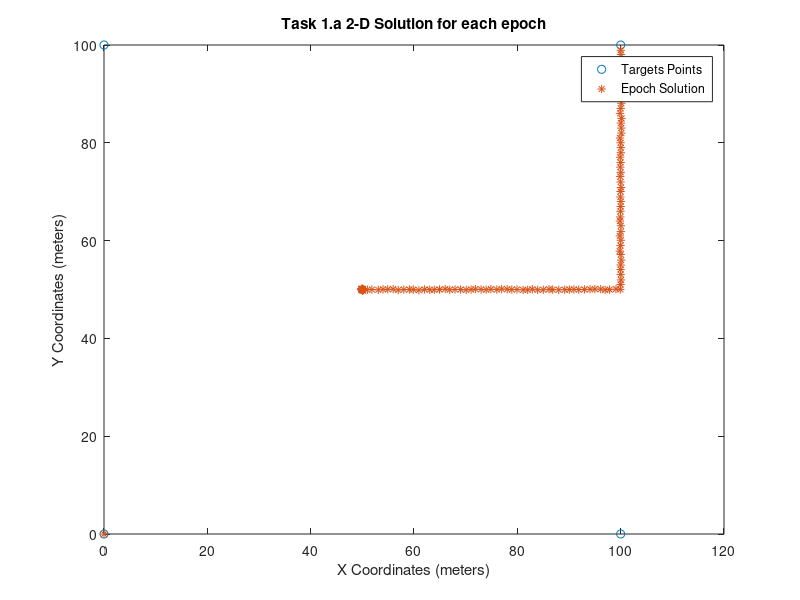
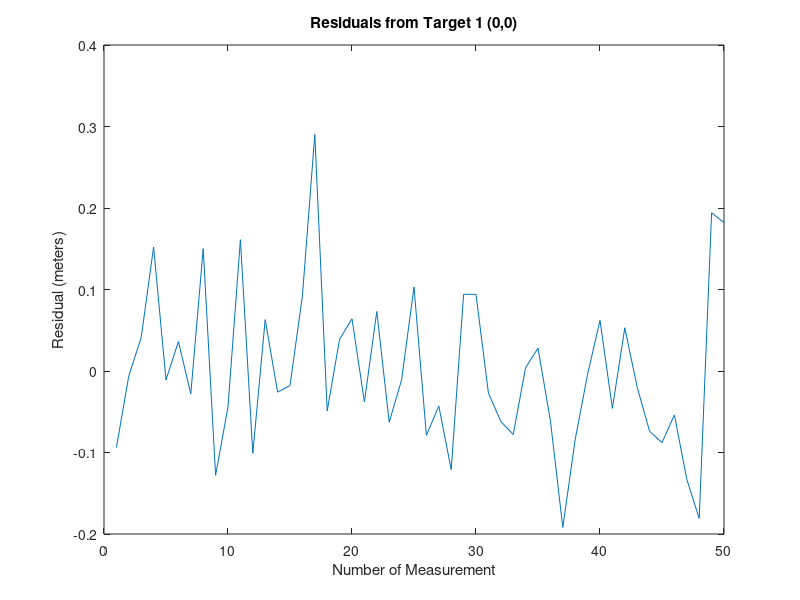
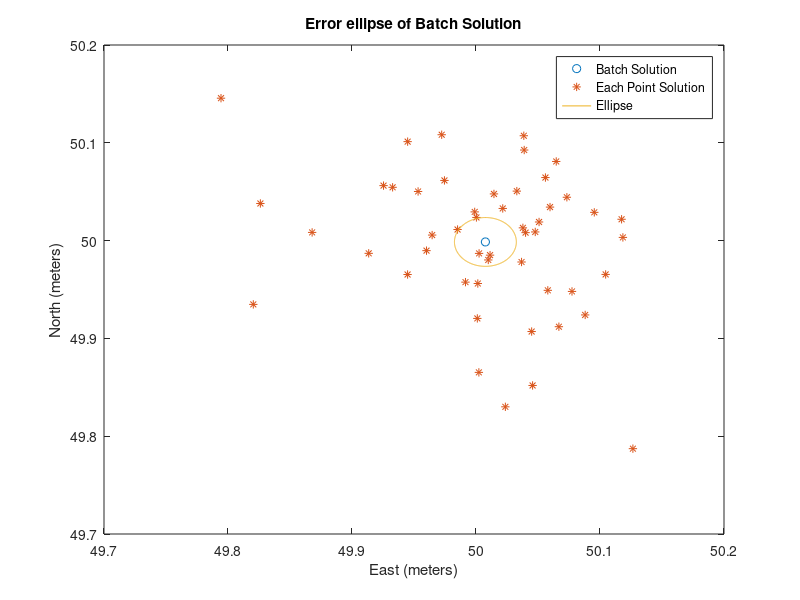
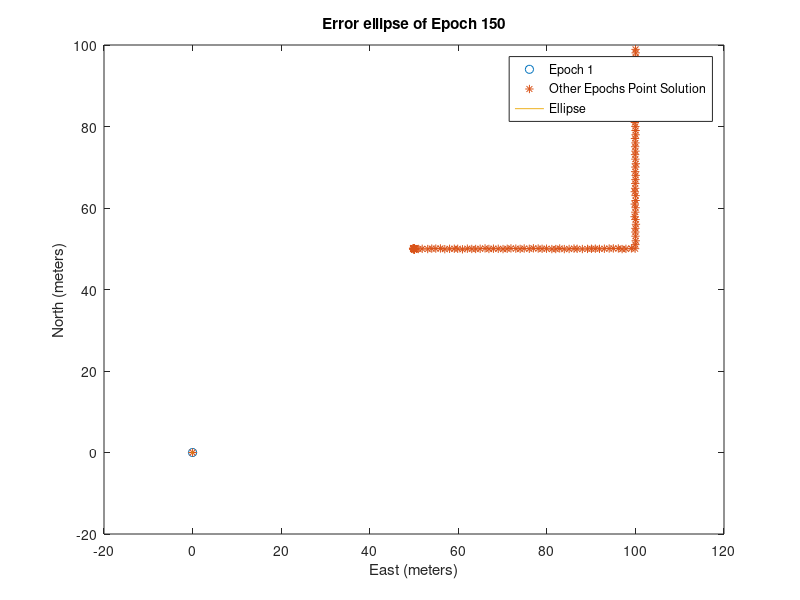

These charts were generated, in order, by the following MATLAB code: (Note: this script raises an error after producing the figures.)
% Author: Juan Carlos Terrazas Borbon
% Last Update: 2018-02-01
% Course: ENGO 585
% Lab: 2

% ---------------------Purpose of Code-------------------------------------
% The purpose of this code is to able to perform the 3 task required to
% perfom in the lab handout which involves Parametric Least Squares 
% adjustment, Summation of Normal, Sequential LS and Kalman Filter 

% Clear variables, close figure and command
clc
clear all
close all

% Read the file with data and extract its data
ranges = load('Lab2data.txt');

% Given Target Coordinates in meters
 targets = [0,0; 100,0; 100,100; 0,100];

%% Task 1: Batch Parametric Least Squares
est_coords = [50, 50];
P = diag(ones(4,1));

% 1.a Compute 2-D Solution for each epoch----------------------------------
x_hat_1_a = zeros(150,2);
for i = 1 : length(ranges)
    thres = 0;
    while thres == 0
        % Obtain the A matrix
        A = zeros(4,2); 
        for j = 1 : 4
            A(j, 1) = (est_coords(1) - targets(j, 1)) / ranges(i, j + 1);
            A(j, 2) = (est_coords(2) - targets(j, 2)) / ranges(i, j + 1);
        end
        
        % Compute w Matrix
        w= zeros(4,1);
        for j = 1 : 4 
            w(j, 1) = sqrt((targets(j, 1) - est_coords(1))^2 + ...
                (targets(j, 2) - est_coords(2))^2) - ranges(i, j + 1);
        end
        
        % Compute N Matrix and obtain the delta values
        N = A' * P * A;
        delta = -1 * inv(N) * A' * P * w;
        
        % check 
        if abs(delta(1)) < 0.0001 && abs(delta(2)) < 0.0001
           thres = 1;     
        else
           est_coords = [est_coords(1) + delta(1),est_coords(2) + delta(2)];
        end
    end
    x_hat_1_a(i,:) = [est_coords(1) + delta(1),est_coords(2) + delta(2)];
    est_coords = [est_coords(1) + delta(1),est_coords(2) + delta(2)];
end

figure
plot(targets(:,1), targets(:,2),'o')
hold on
plot(x_hat_1_a(:,1), x_hat_1_a(:,2),'*');
hold off
title('Task 1.a 2-D Solution for each epoch')
xlabel('X Coordinates (meters)')
ylabel('Y Coordinates (meters)')
legend('Targets Points', 'Epoch Solution')

% 1.b Batch Solution-------------------------------------------------------
est_coords = [50, 50];
A_b = zeros(50*4,2);
w_b= zeros(50*4,1);
P_b = diag(ones(50*4,1));
thres = 0;
while thres == 0
    for i = 1: 50
        % Obtain the A matrix
        for j = 1 : 4
            A_b((i-1)*4+j, 1) = (est_coords(1) - targets(j, 1)) / ranges(i, j + 1);
            A_b((i-1)*4+j, 2) = (est_coords(2) - targets(j, 2)) / ranges(i, j + 1);
        end

        % Compute w Matrix
        for j = 1 : 4 
            w_b((i-1)*4+j, 1) = sqrt((targets(j, 1) - est_coords(1))^2 + ...
                (targets(j, 2) - est_coords(2))^2) - ranges(i, j + 1);
        end
    end
    % Compute N Matrix and obtain the delta values
    N = A_b' * P_b * A_b;
    delta = -1 * inv(N) * A_b' * P_b * w_b;
    
    % Check for delta and if threshold passes obtain coordinates
    if abs(delta(1)) < 0.0001 && abs(delta(2)) < 0.0001
        thres = 1;
        x_hat_1_b = [est_coords(1) + delta(1),est_coords(2) + delta(2)];
    else
        est_coords = [est_coords(1) + delta(1),est_coords(2) + delta(2)];
    end
end

% 1.c Plot Residuals-------------------------------------------------------
res = A_b * delta + w_b;

figure
plot(1:1:50, res(1:4:200,1))
title('Residuals from Target 1 (0,0)')
xlabel('Number of Measurement')
ylabel('Residual (meters)')

Apos =(res' * P_b * res)/(200-2);%aposteriori

C_x = Apos * inv(A_b' * P_b * A_b);%covariance matrix

% 1.d Error Ellipse--------------------------------------------------------
a = sqrt(0.5 * (C_x(1,1) + C_x(2,2)) + sqrt((1/4) * (C_x(1,1) - C_x(2,2))^2 ...
    + C_x(1,2)^2))* 2.45;

b = sqrt(0.5 * (C_x(1,1) + C_x(2,2)) - sqrt((1/4) * (C_x(1,1) - C_x(2,2))^2 ...
    + C_x(1,2)^2)) * 2.45;

azimuth = 0.5* atan((2 * C_x(1,2))/(C_x(1,1) - C_x(2,2)));

alpha = (azimuth) * pi/180;
t = [-0.01:0.01:2*pi];

%Obtain ellipse coordinates

ellipse_x =  (sin(alpha)*(a*cos(t)) - cos(alpha)*(b*sin(t))) + x_hat_1_b(1);
ellipse_y =  (cos(alpha)*(a*cos(t)) + sin(alpha)*(b*sin(t))) + x_hat_1_b(2);

figure
plot(x_hat_1_b(1),x_hat_1_b(2), 'o')
hold on
plot(x_hat_1_a(1:50,1),x_hat_1_a(1:50,2), '*')
plot(ellipse_x, ellipse_y)
title('Error ellipse of Batch Solution')
legend('Batch Solution', 'Each Point Solution', 'Ellipse')
xlabel('East (meters)')
ylabel('North (meters)')

% 1.d Error Ellipse of a single point--------------------------------------
res = A * delta + w;%residuals
Apos =(res' * P * res)/(4-2);%aposteriori
C_x = Apos * inv(A' * P * A);%covariance matrix

a = sqrt(0.5 * (C_x(1,1) + C_x(2,2)) + sqrt((1/4) * (C_x(1,1) - C_x(2,2))^2 ...
    + C_x(1,2)^2))* 2.45;

b = sqrt(0.5 * (C_x(1,1) + C_x(2,2)) - sqrt((1/4) * (C_x(1,1) - C_x(2,2))^2 ...
    + C_x(1,2)^2)) * 2.45;

azimuth = 0.5* atan((2 * C_x(1,2))/(C_x(1,1) - C_x(2,2)));

alpha = (azimuth) * pi/180;
t = [-0.01:0.01:2*pi];

%Obtain ellipse coordinates
ellipse_x =  (sin(alpha)*(a*cos(t)) - cos(alpha)*(b*sin(t))) + x_hat_1_a(150,1);
ellipse_y =  (cos(alpha)*(a*cos(t)) + sin(alpha)*(b*sin(t))) + x_hat_1_a(150,2);

figure
plot(x_hat_1_a(150,1),x_hat_1_a(150,2), 'o')
hold on
plot(x_hat_1_a(1:150,1),x_hat_1_a(1:150,2), '*')
plot(ellipse_x, ellipse_y)
title('Error ellipse of Epoch 150')
legend('Epoch 1', 'Other Epochs Point Solution', 'Ellipse')
xlabel('East (meters)')
ylabel('North (meters)')

%% Task 2: Summation of Normals and Sequential LS
% 2.a Summation of Normal of 1.b
est_coords = [50, 50];
N = zeros(2,2);
u = zeros(2,1);

for i = 1: 50
    % Obtain the A matrix
    A = zeros(4,2); 
    for j = 1 : 4
        A(j, 1) = (est_coords(1) - targets(j, 1)) / ranges(i, j + 1);
        A(j, 2) = (est_coords(2) - targets(j, 2)) / ranges(i, j + 1);
    end

    % Compute N Matrix
    N = N + (A' * P * A);
    
    % Compute w Matrix
    w= zeros(4,1);
    for j = 1 : 4 
        w(j, 1) = sqrt((targets(j, 1) - est_coords(1))^2 + ...
            (targets(j, 2) - est_coords(2))^2) - ranges(i, j + 1);
    end
    
    % Compute U Matrix
    u = u + (A'*P*w);
end

delta = -1 * inv(N)* u;

x_hat_2_a = [est_coords(1) + delta(1), est_coords(2) + delta(2)];

% 2.b Sequential Least Squares of 1.b
est_coords = [50, 50];
for i = 1:50
    % Obtain the A matrix
    A = zeros(4,2); 
    for j = 1 : 4
        A(j, 1) = (est_coords(1) - targets(j, 1)) / ranges(i, j + 1);
        A(j, 2) = (est_coords(2) - targets(j, 2)) / ranges(i, j + 1);
    end

    % Compute w Matrix
    w= zeros(4,1);
    for j = 1 : 4 
        w(j, 1) = sqrt((targets(j, 1) - est_coords(1))^2 + ...
            (targets(j, 2) - est_coords(2))^2) - ranges(i, j + 1);
    end

    if i==1
        % Compute N Matrix and obtain the delta values for first observation
        N = A' * P * A;
        delta = -1 * inv(N) * A' * P * w;

    else
        % Sequential LS
        K = inv(N) * A' * inv(P + A*inv(N)*A');
        delta = delta - K*(A*delta + w);
        N = inv(inv(N) - K*A*inv(N));
    end
end
x_hat_2_b = [est_coords(1) + delta(1),est_coords(2) + delta(2)];

%% Task 3: Kalman Filtering
% 3.a Sequential Least Squares of whole data
est_coords = [50, 50];
for i = 1:150
    % Obtain the A matrix
    A = zeros(4,2); 
    for j = 1 : 4
        A(j, 1) = (est_coords(1) - targets(j, 1)) / ranges(i, j + 1);
        A(j, 2) = (est_coords(2) - targets(j, 2)) / ranges(i, j + 1);
    end

    % Compute w Matrix
    w= zeros(4,1);
    for j = 1 : 4 
        w(j, 1) = sqrt((targets(j, 1) - est_coords(1))^2 + ...
            (targets(j, 2) - est_coords(2))^2) - ranges(i, j + 1);
    end

    if i==1
        % Compute N Matrix and obtain the delta values for first observation
        N = A' * P * A;
        delta = -1 * inv(N) * A' * P * w;
        x_hat_3_a(i,:) = [est_coords(1) + delta(1),est_coords(2) + delta(2)];
    else
        % Sequential LS
        K = inv(N) * A' * inv(P + A*inv(N)*A');
        delta = delta - K*(A*delta + w);
        N = inv(inv(N) - K*A*inv(N));
        x_hat_3_a(i,:) = [est_coords(1) + delta(1),est_coords(2) + delta(2)];
        
        % Comment or Uncomment to see the kinematic results difference
%         if i >50
%             est_coords = [est_coords(1) + delta(1),est_coords(2) + delta(2)];
%         end
    end
end
figure
plot(x_hat_3_a(:,1), x_hat_3_a(:,2), '*')
title('3.a Sequential Least Square results of all data')
xlabel('East (meters)')
ylabel('North (meters)')

% 3.b Kalman Filter of whole data
est_coords = [50, 50];
for i = 1:150
    % Obtain the A matrix
    A = zeros(4,2); 
    for j = 1 : 4
        A(j, 1) = (est_coords(1) - targets(j, 1)) / ranges(i, j + 1);
        A(j, 2) = (est_coords(2) - targets(j, 2)) / ranges(i, j + 1);
    end

    % Compute w Matrix
    w= zeros(4,1);
    for j = 1 : 4 
        w(j, 1) = sqrt((targets(j, 1) - est_coords(1))^2 + ...
            (targets(j, 2) - est_coords(2))^2) - ranges(i, j + 1);
    end

    if i==1
        % Compute N Matrix and obtain the delta values for first observation
        N = A' * P * A;
        delta = -1 * inv(N) * A' * P * w;
        x_hat_3_b(i,:) = [est_coords(1) + delta(1),est_coords(2) + delta(2)];
    else
        % Sequential LS
        K = inv(N) * A' * inv(P + A*inv(N)*A');
        delta = delta - K*(A*delta + w);
        Q = 50;
        N = inv(inv(N) - K*A*inv(N))+Q;
        x_hat_3_b(i,:) = [est_coords(1) + delta(1),est_coords(2) + delta(2)];
        
        % Comment or Uncomment to see the kinematic results difference
        if i >50
            est_coords = [est_coords(1) + delta(1),est_coords(2) + delta(2)];
        end
    end
end
figure
plot(x_hat_3_b(:,1), x_hat_3_b(:,2), '*')
hold on
plot(x_hat_3_a(:,1), x_hat_3_a(:,2))
title('3.b Kalman Filter results with Q of 50 vs SLS')
legend('Kalman Filter', 'Sequential')
xlabel('East (meters)')
ylabel('North (meters)')
